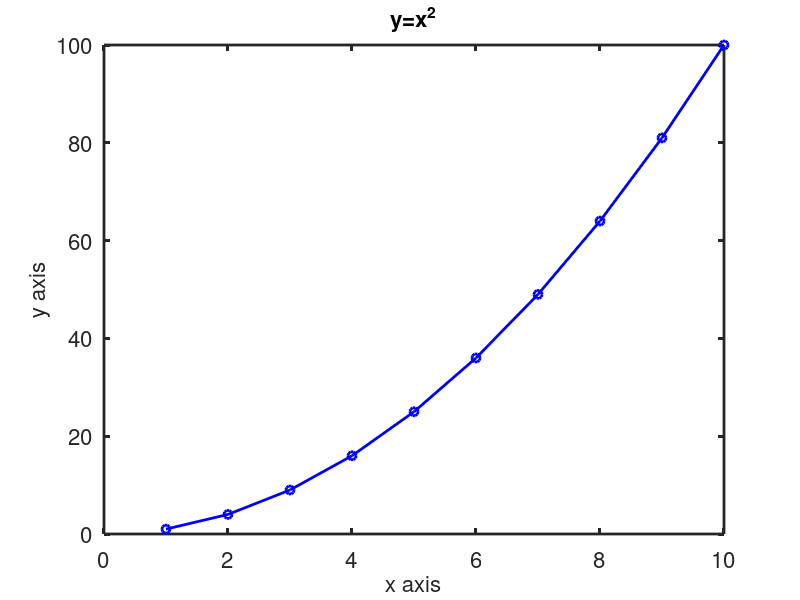

Write MATLAB code to recreate this figure.
% script to show simple plot in 2D
x=[1:1:10];
y=x.*x;
graphics_toolkit("qt");
figure(1);
plot(x,y,'bo-');
x1=xlabel('x axis');
y1=ylabel('y axis');
t1=title('y=x^2');
h=gca;
set(h,'fontsize',16);
set(h,'linewidth',2);
c1=get(h,'children');
set(c1,'linewidth',2);
set(x1,'fontsize',16);
set(y1,'fontsize',16);
set(t1,'fontsize',16);
print -dpng Example1.png
